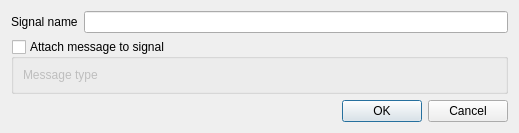
<?xml version="1.0" encoding="UTF-8"?>
<ui version="4.0">
 <class>EditSignalEdgeDialog</class>
 <widget class="QDialog" name="EditSignalEdgeDialog">
  <property name="windowModality">
   <enum>Qt::WindowModal</enum>
  </property>
  <property name="geometry">
   <rect>
    <x>0</x>
    <y>0</y>
    <width>519</width>
    <height>446</height>
   </rect>
  </property>
  <property name="sizePolicy">
   <sizepolicy hsizetype="Preferred" vsizetype="Fixed">
    <horstretch>0</horstretch>
    <verstretch>0</verstretch>
   </sizepolicy>
  </property>
  <property name="windowIcon">
   <iconset resource="../resources/resources.qrc">
    <normaloff>:/topcased_icons/ObjectFlow_24.gif</normaloff>:/topcased_icons/ObjectFlow_24.gif</iconset>
  </property>
  <layout class="QVBoxLayout" name="verticalLayout_2">
   <property name="sizeConstraint">
    <enum>QLayout::SetMinAndMaxSize</enum>
   </property>
   <item>
    <layout class="QHBoxLayout" name="horizontalLayout">
     <property name="sizeConstraint">
      <enum>QLayout::SetFixedSize</enum>
     </property>
     <item>
      <widget class="QLabel" name="label">
       <property name="text">
        <string>Signal name</string>
       </property>
       <property name="buddy">
        <cstring>nameLineEdit</cstring>
       </property>
      </widget>
     </item>
     <item>
      <widget class="QLineEdit" name="nameLineEdit"/>
     </item>
    </layout>
   </item>
   <item>
    <widget class="QGroupBox" name="attachMessageGroupBox">
     <property name="sizePolicy">
      <sizepolicy hsizetype="Preferred" vsizetype="Fixed">
       <horstretch>0</horstretch>
       <verstretch>0</verstretch>
      </sizepolicy>
     </property>
     <property name="title">
      <string>Attach message to signal</string>
     </property>
     <property name="checkable">
      <bool>true</bool>
     </property>
     <property name="checked">
      <bool>false</bool>
     </property>
     <layout class="QHBoxLayout" name="horizontalLayout_2">
      <item>
       <widget class="QLabel" name="label_2">
        <property name="text">
         <string>Message type</string>
        </property>
        <property name="alignment">
         <set>Qt::AlignLeading|Qt::AlignLeft|Qt::AlignTop</set>
        </property>
        <property name="buddy">
         <cstring>editDatatypeNameWidget</cstring>
        </property>
       </widget>
      </item>
      <item>
       <widget class="Gui::EditDatatypeNameWidget" name="editDatatypeNameWidget" native="true"/>
      </item>
     </layout>
    </widget>
   </item>
   <item>
    <widget class="QDialogButtonBox" name="buttonBox">
     <property name="orientation">
      <enum>Qt::Horizontal</enum>
     </property>
     <property name="standardButtons">
      <set>QDialogButtonBox::Cancel|QDialogButtonBox::Ok</set>
     </property>
    </widget>
   </item>
  </layout>
 </widget>
 <customwidgets>
  <customwidget>
   <class>Gui::EditDatatypeNameWidget</class>
   <extends>QWidget</extends>
   <header>Gui/EditDatatypeNameWidget.h</header>
   <container>1</container>
   <slots>
    <signal>datatypeEdited()</signal>
   </slots>
  </customwidget>
 </customwidgets>
 <tabstops>
  <tabstop>buttonBox</tabstop>
 </tabstops>
 <resources>
  <include location="../resources/resources.qrc"/>
 </resources>
 <connections>
  <connection>
   <sender>buttonBox</sender>
   <signal>accepted()</signal>
   <receiver>EditSignalEdgeDialog</receiver>
   <slot>accept()</slot>
   <hints>
    <hint type="sourcelabel">
     <x>254</x>
     <y>186</y>
    </hint>
    <hint type="destinationlabel">
     <x>157</x>
     <y>274</y>
    </hint>
   </hints>
  </connection>
  <connection>
   <sender>buttonBox</sender>
   <signal>rejected()</signal>
   <receiver>EditSignalEdgeDialog</receiver>
   <slot>reject()</slot>
   <hints>
    <hint type="sourcelabel">
     <x>322</x>
     <y>186</y>
    </hint>
    <hint type="destinationlabel">
     <x>286</x>
     <y>274</y>
    </hint>
   </hints>
  </connection>
 </connections>
 <slots>
  <slot>slotAdd()</slot>
  <slot>slotRemove()</slot>
  <slot>slotMoveUp()</slot>
  <slot>slotMoveDown()</slot>
  <slot>slotSelectedRowChanged()</slot>
  <slot>slotEdited()</slot>
 </slots>
</ui>
